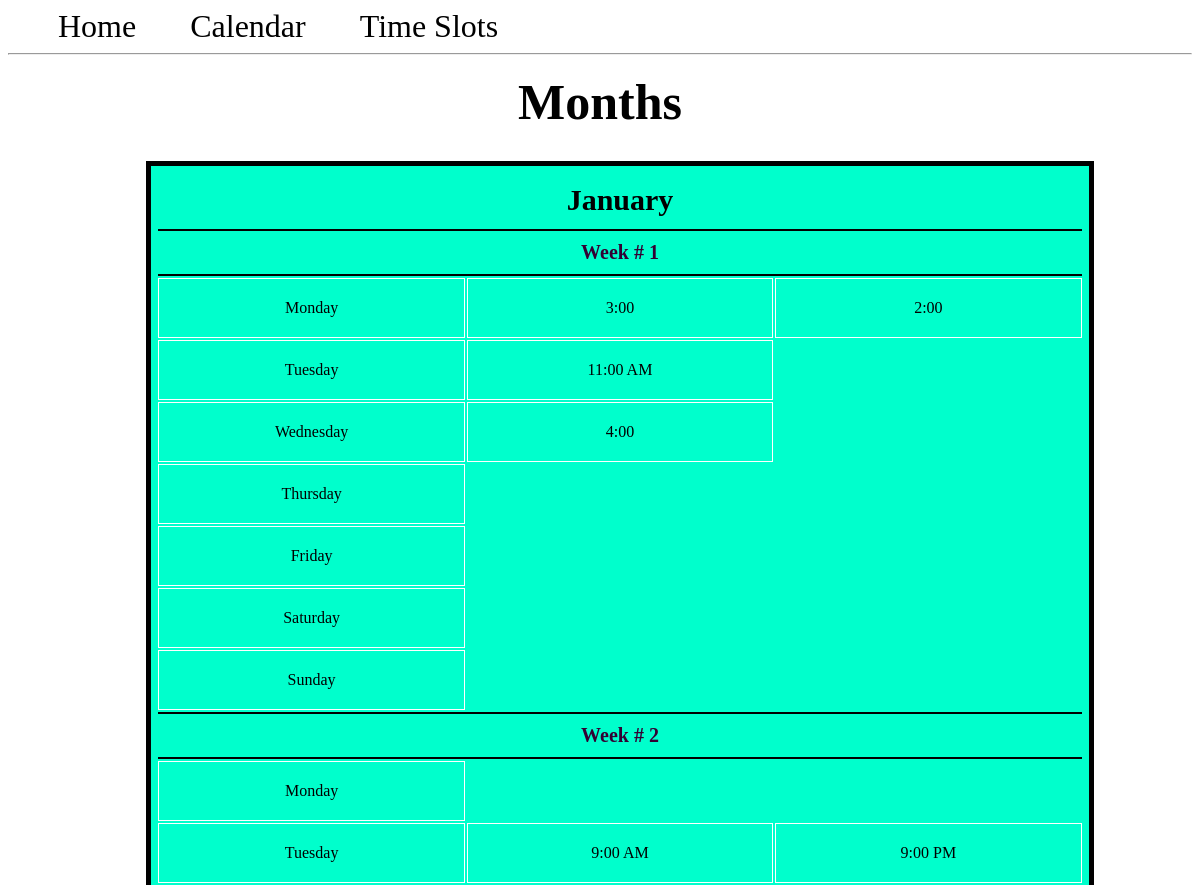
/months (upper part), run on an earlier commit of the app's database.
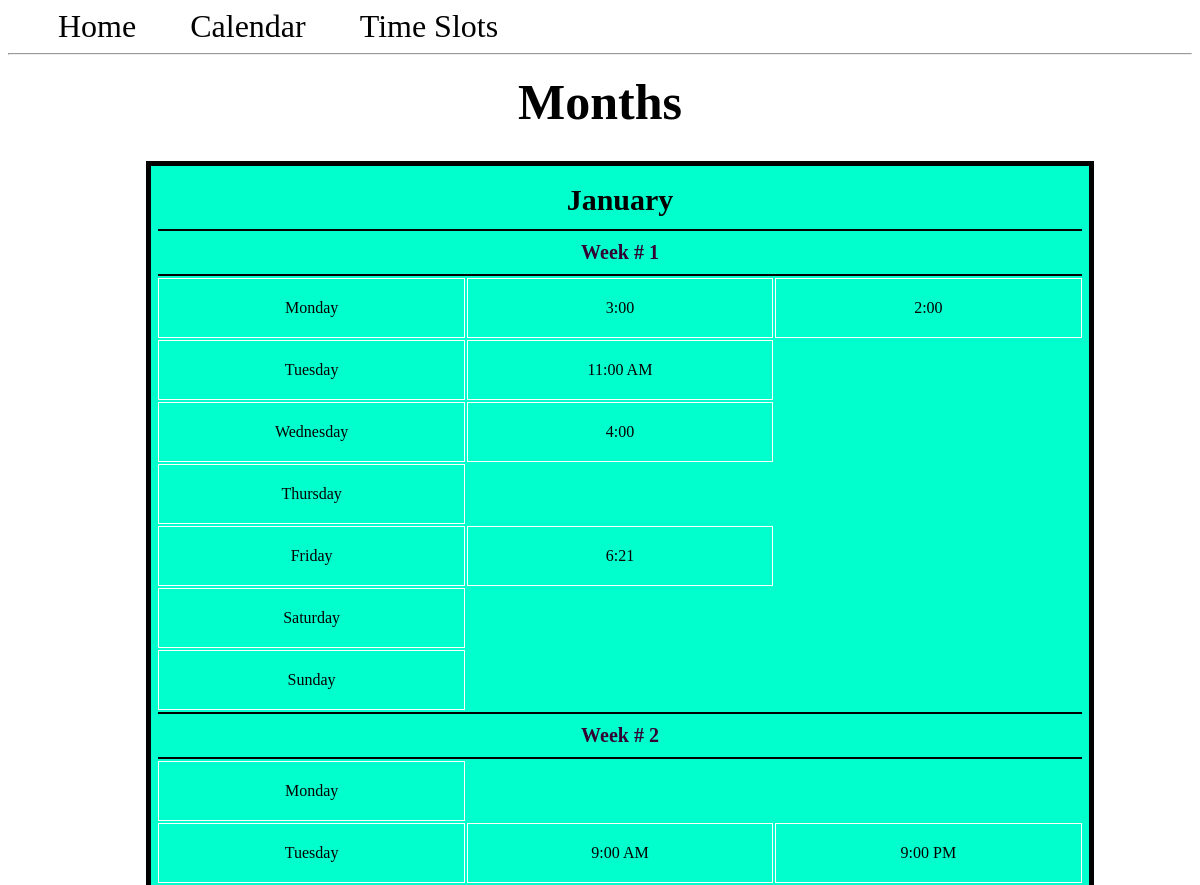
And on a later commit of the database.
### app.py (models this page shows, shortened)
class Month(db.Model):
  id = db.Column(db.Integer, primary_key=True)
  month = db.Column(db.String(100), nullable=False)
  weeks = db.relationship('Week', backref='month')

class Week(db.Model):
  id = db.Column(db.Integer, primary_key=True)
  month_id = db.Column(db.Integer, db.ForeignKey('month.id'))
  days = db.relationship('Day', backref='week')

class Day(db.Model):
  id = db.Column(db.Integer, primary_key=True)
  day = db.Column(db.String(100), nullable=False)
  week_id = db.Column(db.Integer, db.ForeignKey('week.id'))
  times = db.relationship('Time', backref='day')

class Time(db.Model):
  id = db.Column(db.Integer, primary_key=True)
  time = db.Column(db.String(100))
  day_id = db.Column(db.Integer, db.ForeignKey('day.id'))

### app.py (the view)
@app.route('/months')
def index():
  months = Month.query.all()
  return render_template('index.html', months=months)

### templates/index.html
{% extends 'base.html' %}
{% block content %}
  <h1 class ="title">{% block title %} Months {% endblock %}</h1>
  <div class="monthContainer">
    {% for month in months %}
      <table class ="month">
          <tr>
            <th class="monthTitle", colspan = "10">{{month.month}}</th>
          </tr>
          {% for week in month.weeks %}
            <tr>
              <th class ="week", colspan = "10">Week # {{week.id}}</th>
            </tr>
            {% for day in week.days %}
              <tr>
                  <td class="cells"> <a href="{{ url_for('display_day', day_id=day.id)}}">{{day.day}}</a></td>
                  {% for time in day.times %}
                    <td class="cells">{{time.time}}</td>
                  {% endfor %}
              </tr>
            {% endfor %}
          {% endfor %}
      </table>
    {% endfor %}
  </div>
{% endblock %}

### templates/base.html (shortened to what this page needs)
<!DOCTYPE html>
<html lang="en">
<head>
  <link rel="stylesheet" href="{{url_for('static', filename='base.css')}}"/>
</head>
<body>
  <nav>
      <a href="/">Home</a>
      <a href="{{ url_for('index') }}">Calendar</a>
      <a href="/times">Time Slots</a>
  </nav>
  <hr>
  <div class="content">
    {% block content %}  {% endblock %}
  </div>
</body>
</html>

### static/base.css (style rules this page uses)
.title { text-align: center; margin: 10px; width: 100%; font-size: 50px; }
.content { width: 100%; display: flex; flex-direction: row; flex-wrap: wrap; }
.monthContainer { position: relative; margin: auto; width: 80%; }
.month { text-align: center; flex: 20%; padding: 5px; margin: 20px; width: 100%; background-color: #00ffcc; border: 5px solid black; }
.monthTitle { font-size: 30px; text-align: center; padding: 10px; }
.week { color: #330033; text-decoration: none; text-align: center; font-size: 20px; padding: 10px; border-top: 2px solid black; border-bottom: 2px solid black; }
a:link { text-decoration: none; color: black; }
td { border: 1px solid white; color: black; padding: 20px; }
.cells { width: 20%; }
nav a { color: #000066; font-size: 2em; margin-left: 50px; text-decoration: none; }

What changed in the data, as far as the page shows it:
added Time: time "6:21", shown under Day "Friday"
